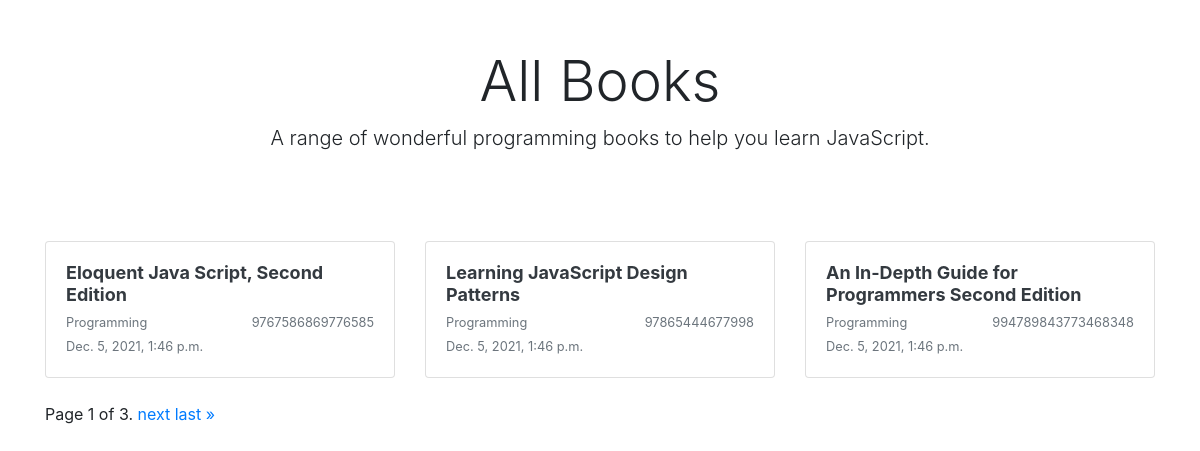
The page /books/ on the database its author committed.
### books/models.py (models this page shows, shortened)
class Books(models.Model):
    title = models.CharField(max_length=100)
    slug = models.SlugField(null=True)
    genre = models.CharField(max_length=100)
    author = models.CharField(max_length=100)
    isbn = models.CharField(max_length=100)
    count = models.IntegerField(null=True, default=0)
    class Meta:
        verbose_name_plural = "Books"

### books/views.py (the view)
# urls.py: path('', IndexView.as_view(), name='ex2'),
class IndexView(ListView):
    model = Books
    template_name = 'home.html'
    context_object_name = 'books'
    paginate_by = 3  # Pagination over-write
    def get_context_data(self, **kwargs):
        context = super().get_context_data(**kwargs)
        context['time'] = timezone.now()
        return context

### books/templates/home.html (shortened to what this page needs)
{% extends "base.html" %}
{% block content %}
    <div class="container">
        <div class="px-3 py-3 pt-md-5 pb-md-4 mx-auto text-center">
            <h1 class="display-4">All Books</h1>
            <p class="lead">A range of wonderful programming books to help you learn JavaScript.</p>
        </div>
        <div class="py-5">
            <div class="row">
                {% for book in books %}
                    <div class="col-md-4">
                        <a class="text-dark" href="{% url 'books:book-detail' slug=book.slug %}">
                            <div class="card mb-4 box-shadow">
                                <div class="card-body">
                                    <h2 style="font-size:18px;font-weight:bold;min-height:42px;">
                                        {{ book.title|truncatechars:50 }}</h2>
                                    <div class="d-flex justify-content-between align-items-center">
                                        <small class="text-muted">{{ book.genre }}</small>
                                        <small class="text-muted">{{ book.isbn }}</small>
                                    </div>
                                    <small class="text-muted">{{ time }}</small>
                                </div>
                            </div>
                        </a>
                    </div>
                {% endfor %}
            </div>
            <div class="row">
                <div class="col-12">
                    <span class="step-links">
                        <span class="current">
                            Page {{ page_obj.number }} of {{ page_obj.paginator.num_pages }}.
                        </span>
                        {% if page_obj.has_next %}
                            <a href="?page={{ page_obj.next_page_number }}">next</a>
                            <a href="?page={{ page_obj.paginator.num_pages }}">last &raquo;</a>
                        {% endif %}
                    </span>
                </div>
            </div>
        </div>
    </div>
{% endblock %}

### books/templates/base.html (shortened to what this page needs)
<!doctype html>
<html lang="en">
<head>
    <link rel="stylesheet" href="https://stackpath.bootstrapcdn.com/bootstrap/4.5.2/css/bootstrap.min.css"
>
</head>
<body>
    {% block content %}
    {% endblock %}
</body>
</html>

### rows shown on the page
Books: title "Eloquent Java Script, Second Edition", genre "Programming", isbn "9767586869776585", time "Dec. 5, 2021, 1:46 p.m."
Books: title "Learning JavaScript Design Patterns", genre "Programming", isbn "97865444677998", time "Dec. 5, 2021, 1:46 p.m."
Books: title "An In-Depth Guide for Programmers Second Edition", genre "Programming", isbn "994789843773468348", time "Dec. 5, 2021, 1:46 p.m."

### other values the page prints
{{ page_obj.number }} "1"
{{ page_obj.paginator.num_pages }} "3"
